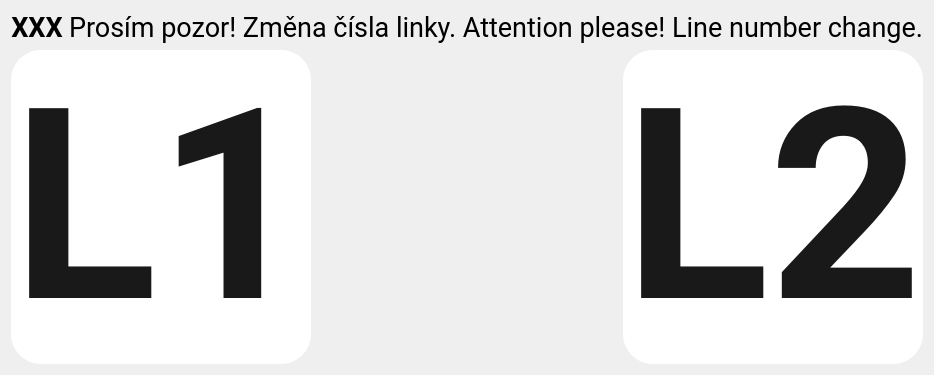
            <widget class="QWidget" name="page_lineChange">
             <layout class="QGridLayout" name="gridLayout_14">
              <item row="0" column="0">
               <layout class="QVBoxLayout" name="verticalLayout_9">
                <item>
                 <layout class="QHBoxLayout" name="horizontalLayout_36">
                  <item>
                   <widget class="QLabel" name="label_lineChangeLeft">
                    <property name="sizePolicy">
                     <sizepolicy hsizetype="Preferred" vsizetype="Preferred">
                      <horstretch>0</horstretch>
                      <verstretch>0</verstretch>
                     </sizepolicy>
                    </property>
                    <property name="font">
                     <font>
                      <family>roboto</family>
                      <pointsize>20</pointsize>
                      <bold>true</bold>
                     </font>
                    </property>
                    <property name="text">
                     <string>XXX</string>
                    </property>
                    <property name="alignment">
                     <set>Qt::AlignmentFlag::AlignCenter</set>
                    </property>
                   </widget>
                  </item>
                  <item>
                   <widget class="QLabel" name="label_lineChangeRight">
                    <property name="sizePolicy">
                     <sizepolicy hsizetype="Expanding" vsizetype="Expanding">
                      <horstretch>0</horstretch>
                      <verstretch>0</verstretch>
                     </sizepolicy>
                    </property>
                    <property name="font">
                     <font>
                      <family>roboto</family>
                      <pointsize>20</pointsize>
                     </font>
                    </property>
                    <property name="text">
                     <string>Prosím pozor! Změna čísla linky. Attention please! Line number change.</string>
                    </property>
                    <property name="alignment">
                     <set>Qt::AlignmentFlag::AlignCenter</set>
                    </property>
                   </widget>
                  </item>
                 </layout>
                </item>
                <item>
                 <layout class="QHBoxLayout" name="horizontalLayout_15">
                  <item>
                   <widget class="QLabel" name="label_lineFrom">
                    <property name="font">
                     <font>
                      <family>roboto</family>
                      <pointsize>260</pointsize>
                      <bold>true</bold>
                     </font>
                    </property>
                    <property name="styleSheet">
                     <string notr="true">*{
background-color: rgb(255,255,255); 
color: rgb(25,25,25);
border: none;
border-radius: 30px;
}</string>
                    </property>
                    <property name="text">
                     <string>L1</string>
                    </property>
                    <property name="alignment">
                     <set>Qt::AlignmentFlag::AlignCenter</set>
                    </property>
                   </widget>
                  </item>
                  <item>
                   <widget class="QLabel" name="label_17">
                    <property name="font">
                     <font>
                      <family>roboto</family>
                      <pointsize>20</pointsize>
                     </font>
                    </property>
                    <property name="text">
                     <string/>
                    </property>
                    <property name="pixmap">
                     <pixmap resource="resources.qrc">:/images/resources/LCD-piktogramy_verze-LCD-5-17.svg</pixmap>
                    </property>
                    <property name="scaledContents">
                     <bool>false</bool>
                    </property>
                    <property name="alignment">
                     <set>Qt::AlignmentFlag::AlignCenter</set>
                    </property>
                   </widget>
                  </item>
                  <item>
                   <widget class="QLabel" name="label_lineTo">
                    <property name="font">
                     <font>
                      <family>roboto</family>
                      <pointsize>260</pointsize>
                      <bold>true</bold>
                     </font>
                    </property>
                    <property name="styleSheet">
                     <string notr="true">*{
background-color: rgb(255,255,255); 
color: rgb(25,25,25);
border: none;
border-radius: 30px;
}</string>
                    </property>
                    <property name="text">
                     <string>L2</string>
                    </property>
                    <property name="alignment">
                     <set>Qt::AlignmentFlag::AlignCenter</set>
                    </property>
                   </widget>
                  </item>
                 </layout>
                </item>
               </layout>
              </item>
             </layout>
            </widget>
